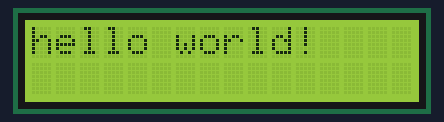
Bench run of a sketch on a simulated Arduino Uno, built with avr-gcc and run on an emulated ATmega328P. On the bench: 16×2 character LCD.

Above: at 0.1 s.
At 2.1 s:
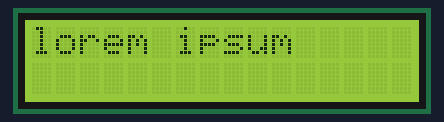

The sketch:

048_lcd_display.ino
```cpp
/**
 * https://www.youtube.com/watch?v=4BaDaGTUgIY&list=PLGs0VKk2DiYw-L-RibttcvK-WBZm8WLEP&index=48
 *
 * LCD Display with I2C bus
 *
 * Note:
 * - I2C addres: 39 (0x27)
 * - SDA: A4, SCL: A5
 * - There are two possible i2c pin configurations:
 *   #1 - const int en = 2, rw = 1, rs = 0, d4 = 4, d5 = 5, d6 = 6, d7 = 7, bl = 3
 *   #2 - const int en = 4, rw = 5, rs = 5, d4 = 0, d5 = 1, d6 = 2, d7 = 3, bl = 7
 *   For your setup, use #1
 * - Troubleshooting for no display. Adjust potentiometer (blue dial at back of i2c)
 *   https://forum.arduino.cc/index.php?topic=453497.msg3120006#msg3120006
 */

#include <Wire.h>
#include <LiquidCrystal_I2C.h>

// i2c to lcd pinout
const int en = 2, rw = 1, rs = 0, d4 = 4, d5 = 5, d6 = 6, d7 = 7, bl = 3;

// i2c adapter address
const int i2c_addr = 0x27;

int delayMs = 2000;

LiquidCrystal_I2C lcd(i2c_addr, en, rw, rs, d4, d5, d6, d7, bl, POSITIVE);
//LiquidCrystal_I2C lcd(i2c_addr);

void setup() {
  // put your setup code here, to run once:
  lcd.begin(16,2); // 16 cols, 2 rows
}

void loop() {
  // put your main code here, to run repeatedly:
  lcd.setCursor(0,0);
  lcd.clear();
  lcd.print("hello world!");

  delay(delayMs);

  lcd.setCursor(0,1);
  lcd.clear();
  lcd.print("lorem ipsum");

  delay(delayMs);
}
```

Measured:
- what the display in image 1 shows lasts 2.0 s, from 2.1 s to 4.1 s
